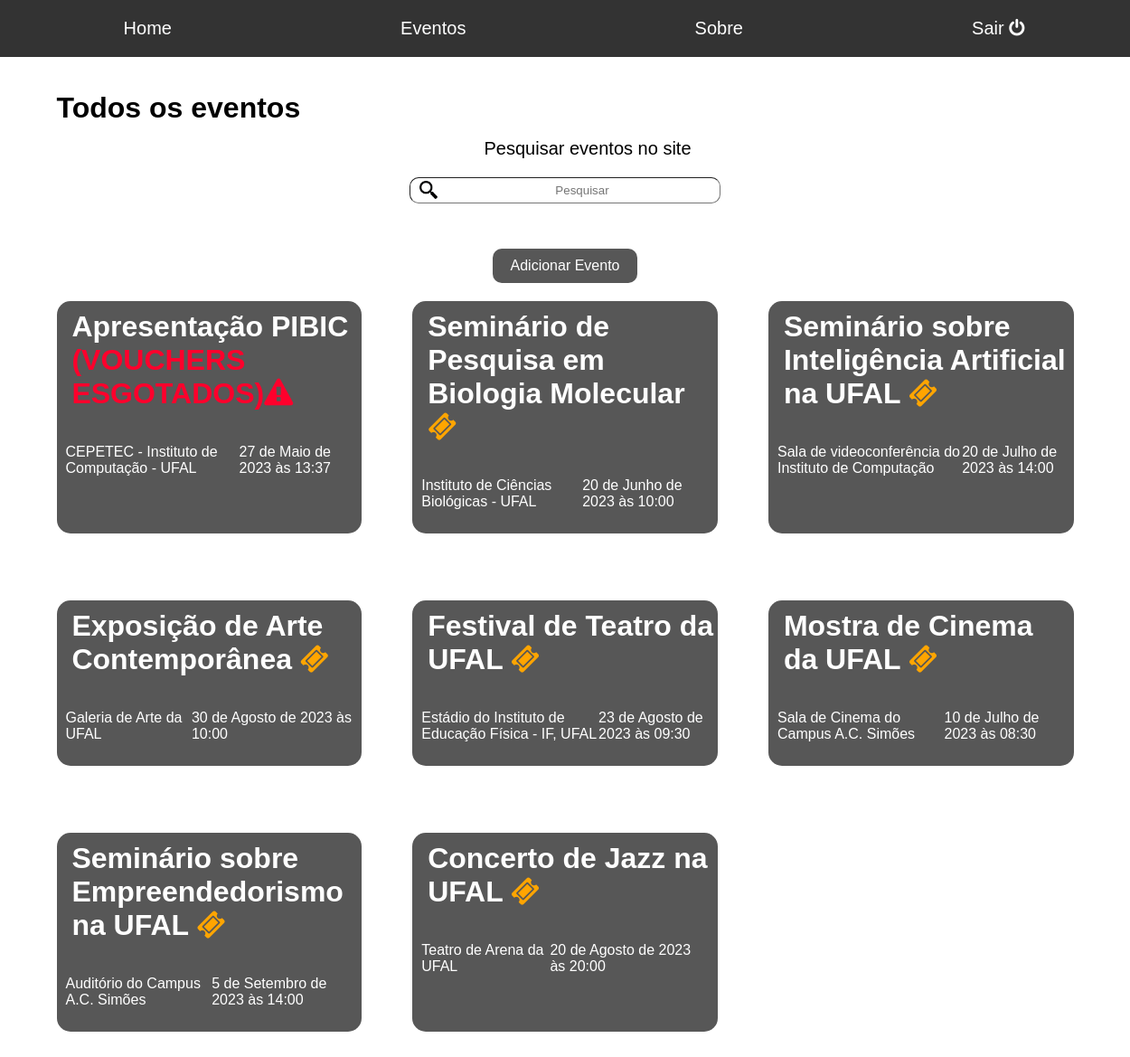
Page /todos.eventos (signed in) on the committed database.
### usuario/models.py (models this page shows, shortened)
class Event(models.Model):
    titulo = models.CharField(max_length=50)
    local = models.CharField(max_length=150)
    data_e_hora = models.DateTimeField()
    descricao = models.TextField()
    contato = models.CharField(max_length=150)
    max_ingressos = models.PositiveSmallIntegerField()
    preco = models.DecimalField(decimal_places=2, max_digits=10)
    criado_em = models.DateTimeField(auto_now_add=True)
    usuario = models.ForeignKey(User, on_delete=models.CASCADE)

### usuario/views.py (the view)
# urls.py: path('todos.eventos', views.todosEventos, name = 'todoseventos'),
@login_required
def todosEventos(request):
    agora = timezone.now()
    search = request.GET.get('search')
    if search:
        eventos_lista = Event.objects.filter(Q(data_e_hora__gte=agora)).filter(titulo__icontains=search)
    else:
        eventos_lista = Event.objects.filter(Q(data_e_hora__gte=agora)).order_by('-criado_em')
    return (render(request, 'todos.eventos.html', {'eventos': eventos_lista, 'agora': agora}))

### usuario/templates/todos.eventos.html (shortened to what this page needs)
{% extends 'base-usuario.html' %}
{% load static %}
{% block head %}
	<link rel="stylesheet" type="text/css" href="{% static 'css/home.css' %}">
	<link rel="stylesheet" type="text/css" href="{% static 'css/todos.eventos.css' %}">
{% endblock %}
{% block content %}
	<h1>Todos os eventos</h1>
	<div class="container" id="x">
		<div id="y"><p id="search">Pesquisar eventos no site</p></div>
		<form method="GET">
			<input type="text" id="a" placeholder="Pesquisar" name="search" value="{{request.GET.search}}">
		</form>
		<button class="botaoAdd"><a href="adicionar_evento" style="text-decoration: none; color: #fff">Adicionar Evento </a></button>
	</div>
	<div id="ultimos" class="container">
		{% for eventos in eventos %}
		{% if eventos.data_e_hora > agora %}
		<div class="evento">
			<h1>
				<a style="text-decoration: none; color: #fff" href= "desc_evento/{{eventos.id}}">{{eventos.titulo}}</a>
				{% if eventos.voucher_set.count >= eventos.max_ingressos %}  <span style="color: #FF002C">(VOUCHERS ESGOTADOS)<i class="fa fa-exclamation-triangle" aria-hidden="true"></i></span>
				{% else %}<a style="text-decoration: none; color: #FFA500" href= "adquirir_voucher/{{eventos.id}}"><i class="fa fa-ticket" aria-hidden="true"></i></a>
				{% endif %}
			</h1>
			<div class="container" id="info">
				<p>{{eventos.local}}</p>
				<p>{{eventos.data_e_hora}}</p>
			</div>
		</div>
		{% endif %}
		{% endfor %}
	</div>
{% endblock %}

### beeway/static/css/home.css (style rules this page uses)
* { font-family: Arial, Helvetica, sans-serif; }
h1 { margin-top: 3%; margin-left: 5%; }
.container#ultimos { display: grid; grid-template-columns: repeat(3, 1fr); grid-template-rows: repeat(2, 1fr); gap: 5%; row-gap: 10%; margin: 10% 5% 5% 5%; height: auto; }
.evento { background-color: #575757; border-radius: 15px; width: auto; height: auto; color: white; display: block; }
.container#info { display: flex; justify-content: space-between; margin: 10px; }
html { height:100%; box-sizing: border-box; }
body { background-color: white; margin: 0; min-height: 100vh; padding-bottom: 6.74rem; position: relative; box-sizing: inherit; }

### beeway/static/css/todos.eventos.css (style rules this page uses)
* { font-family: Arial, Helvetica, sans-serif; }
.container#x { display: flex; align-items: center; align-content: center; background-color: white; width: 500px; height: 20px; margin: 0px auto; margin-bottom: 100px; flex-direction: column; justify-content: center; margin-top: 50px; }
input#a { border-radius: 10px; border-width: 1px; width: 300px; height: 25px; background-image: url(../img/busca.png); background-position: 10px center; background-repeat: no-repeat; background-size: 20px; padding-left: 40px; }
input#a::placeholder { text-align: center; }
div#y { margin-top: 50px; margin-left: 50px; font-size: 20px; }
button.botaoAdd { background-color: #575757; border: none; border-radius: 10px; color: white; font-size: 16px; padding: 10px 20px; text-align: center; text-decoration: none; margin-top: 50px; }

### rows in the picture
Event: titulo "Apresentação PIBIC", local "CEPETEC - Instituto de Computação - UFAL", data_e_hora "27 de Maio de 2023 às 13:37"
Event: titulo "Seminário de Pesquisa em Biologia Molecular", local "Instituto de Ciências Biológicas - UFAL", data_e_hora "20 de Junho de 2023 às 10:00"
Event: titulo "Seminário sobre Inteligência Artificial na UFAL", local "Sala de videoconferência do Instituto de Computação", data_e_hora "20 de Julho de 2023 às 14:00"
Event: titulo "Exposição de Arte Contemporânea", local "Galeria de Arte da UFAL", data_e_hora "30 de Agosto de 2023 às 10:00"
Event: titulo "Festival de Teatro da UFAL", local "Estádio do Instituto de Educação Física - IF, UFAL", data_e_hora "23 de Agosto de 2023 às 09:30"
Event: titulo "Mostra de Cinema da UFAL", local "Sala de Cinema do Campus A.C. Simões", data_e_hora "10 de Julho de 2023 às 08:30"
Event: titulo "Seminário sobre Empreendedorismo na UFAL", local "Auditório do Campus A.C. Simões", data_e_hora "5 de Setembro de 2023 às 14:00"
Event: titulo "Concerto de Jazz na UFAL", local "Teatro de Arena da UFAL", data_e_hora "20 de Agosto de 2023 às 20:00"
